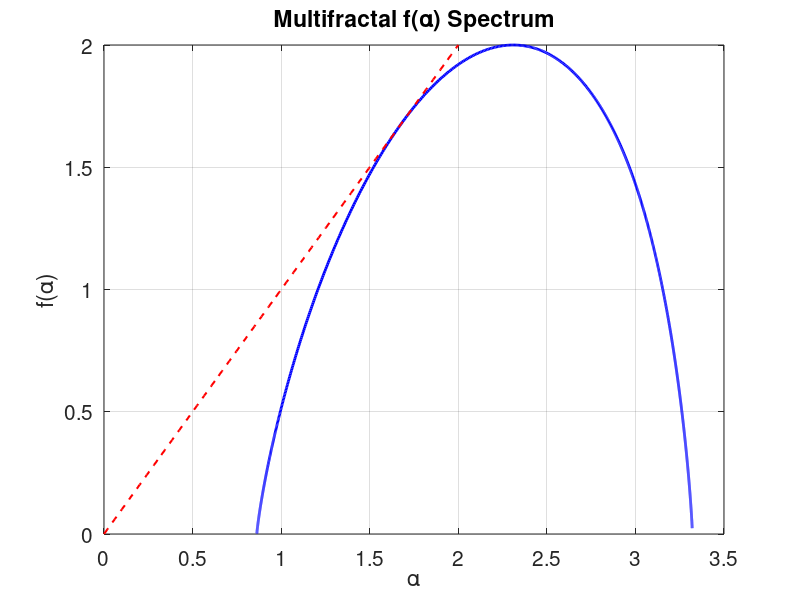

MATLAB code to generate this figure:
% Prog_14f.m: Multifractal f(alpha) Spectrum.
% Probabilities.
p1=0.10;p2=0.15;p3=0.20;p4=0.55;
% q values.
q=linspace(-15,10,2000);
% Partition function tau(q).
tau=log(p1.^q+p2.^q+p3.^q+p4.^q)/log(2);
% alpha(q)=-dtau/dq.
dtau=gradient(tau,q);
alpha=-dtau;
% f(alpha).
f=alpha.*q+tau;
figure;
plot(alpha,f,'b','LineWidth',2);
hold on;
% f(alpha)=alpha.
x=linspace(0,2,100);
plot(x,x,'r--','LineWidth',1.5);
grid on;
box on;
xlabel('\alpha');
ylabel('f(\alpha)');
title('Multifractal f(\alpha) Spectrum');
set(gca,'FontSize',15);
% End Prog_14f.m.
